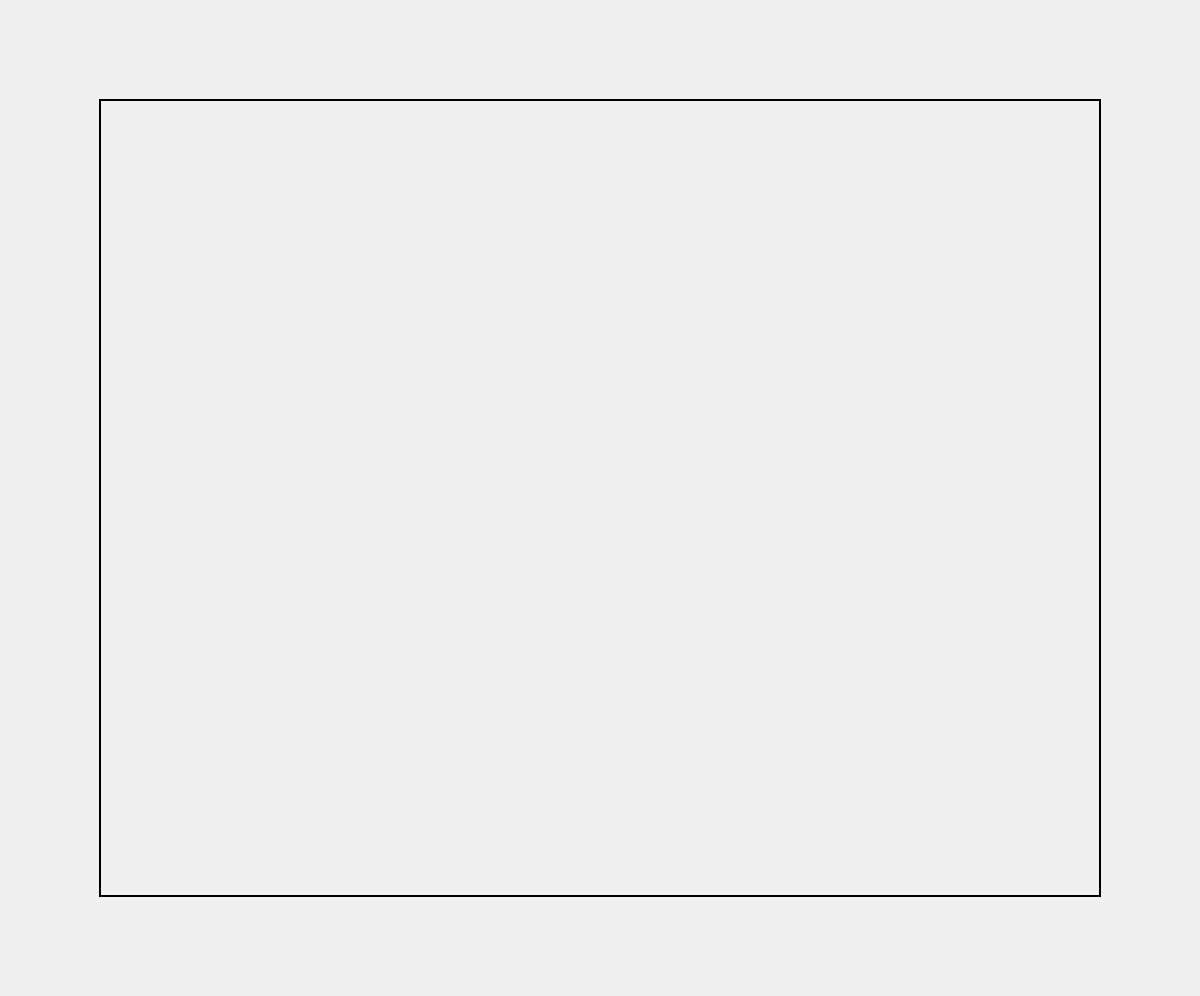
Frame 1 (no input)
Frame 60 (no input): identical to frame 1, image omitted
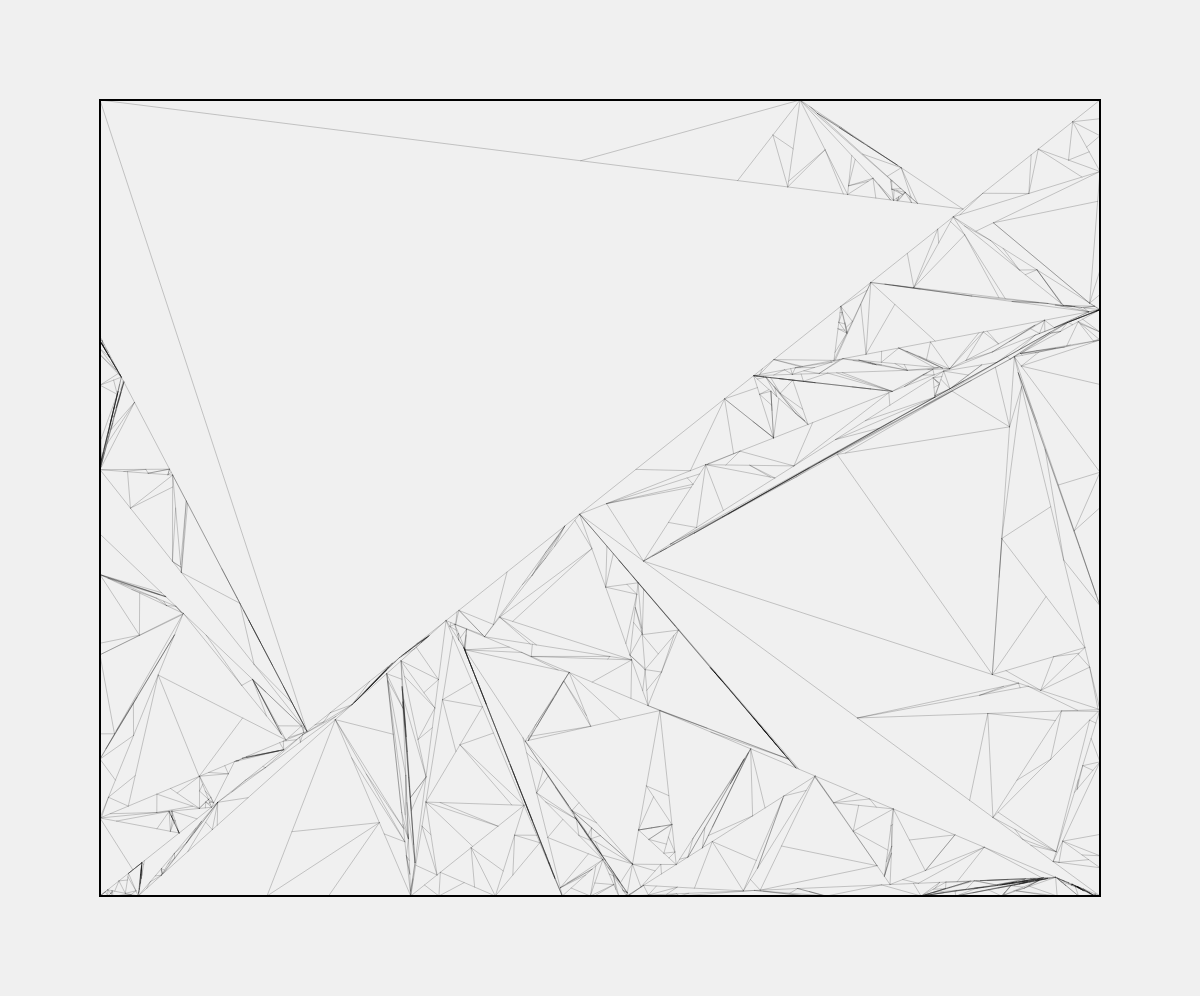
Frame 120 (the mouse pressed at the canvas centre since frame 60)

The p5.js sketch that drew these frames (run headless with seeded random() and noise() and a simulated clock; from frame 60 on, the mouse is pressed at the canvas centre):

// p5.js sketch
// ── sketch.js
let backgroundColor = [360, 0, 90, 1];
let randomTriangles = true;
let variance = 3;
let fixedScale = 0.5;
let recursion_depth = 16;
let alpha = 1;
let border = 100;
let thickness = 0.2;
let stopOdds = 0.1;

class Triangle {
  constructor(a, b, c) {
    this.vertices = [a, b, c];
    this.sides = [[b, c], [a, c], [a, b]];
    this.midPoint = new Point2D((a.x + b.x + c.x) / 3, (a.y + b.y + c.y) / 3);
  }
}
class Point2D {
  constructor(x, y) {
    this.x = x;
    this.y = y;
  }
}

let draw_i = 0;

let triangles = [];
function setup() {
  createCanvas(windowWidth, windowHeight - 4);
  background(240);
  triangles = [
    new Triangle(
      new Point2D(border, border),
      new Point2D(border, height - border),
      new Point2D(width - border, border)
    )
  ];

  triangles.push(
    new Triangle(
      new Point2D(border, height - border),
      new Point2D(width - border, border),
      new Point2D(width - border, height - border)
    )
  );

  drawFrame();

  strokeWeight(thickness);
}

function drawFrame() {
  push()
  noFill()
  strokeWeight(2);
  rect(border, border, width - border * 2, height - border * 2);
  pop()
}

function draw() {
  if(mouseY < border || mouseY > height - border) return;
  let depthProportion = mouseY / (height - 2 * border)
  if (draw_i > recursion_depth * depthProportion) return;
  if(draw_i===0) line(border, height - border, width - border, border);
  draw_i++;

  if (triangles.length === 0) return;

  let newTriangles = [];
  for (let i = 0; i < triangles.length; i++) {
    if (random() < stopOdds) {
      continue;
    }
    let divisions = createTriangles(triangles[i]);
    newTriangles.push(...divisions.triangles);
    line(
      divisions.edge.a.x,
      divisions.edge.a.y,
      divisions.edge.b.x,
      divisions.edge.b.y
    );
  }
  triangles = newTriangles;
}

function getSideDistance(sides) {
  let a = sides[0],
    b = sides[1];
  return Math.sqrt((a.x - b.x) ** 2 + (a.y - b.y) ** 2);
}

function getLongestSide(triangle) {
  let longestSide = {
    side: triangle.sides[0],
    distance: getSideDistance(triangle.sides[0]),
    vertex: triangle.vertices[0]
  };

  for (let i = 1; i < triangle.sides.length; i++) {
    let sideDistance = getSideDistance(triangle.sides[i]);
    if (sideDistance > longestSide.distance) {
      longestSide.side = triangle.sides[i];
      longestSide.distance = sideDistance;
      longestSide.vertex = triangle.vertices[i];
    }
  }
  return longestSide;
}

function getRatio() {
  if (randomTriangles) {
    let r = random()
    if (r > 1) return 1;
    if (r < 0) return 0;
    return r;
  } else {
    return fixedScale;
  }
}

function choosePoint(side) {
  let ratio = getRatio();
  let point = new Point2D(side[1].x - side[0].x, side[1].y - side[0].y);

  point.x *= ratio;
  point.y *= ratio;

  point.x += side[0].x;
  point.y += side[0].y;

  return point;
}

function createTriangles(triangle) {
  let longestSide = getLongestSide(triangle);
  let newVertex = choosePoint(longestSide.side);
  return {
    triangles: [
      new Triangle(longestSide.vertex, longestSide.side[0], newVertex),
      new Triangle(longestSide.vertex, longestSide.side[1], newVertex)
    ],
    edge: {
      a: { x: longestSide.vertex.x, y: longestSide.vertex.y },
      b: { x: newVertex.x, y: newVertex.y }
    }
  };
}
